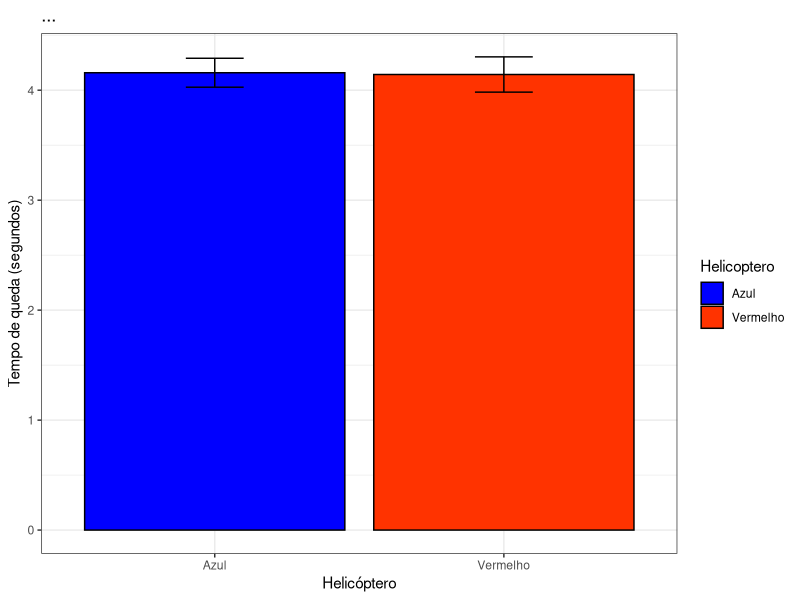
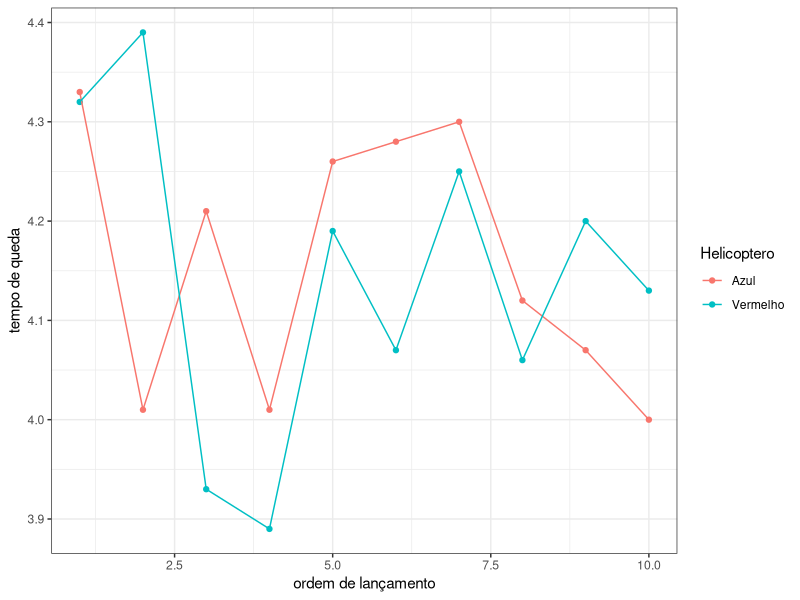
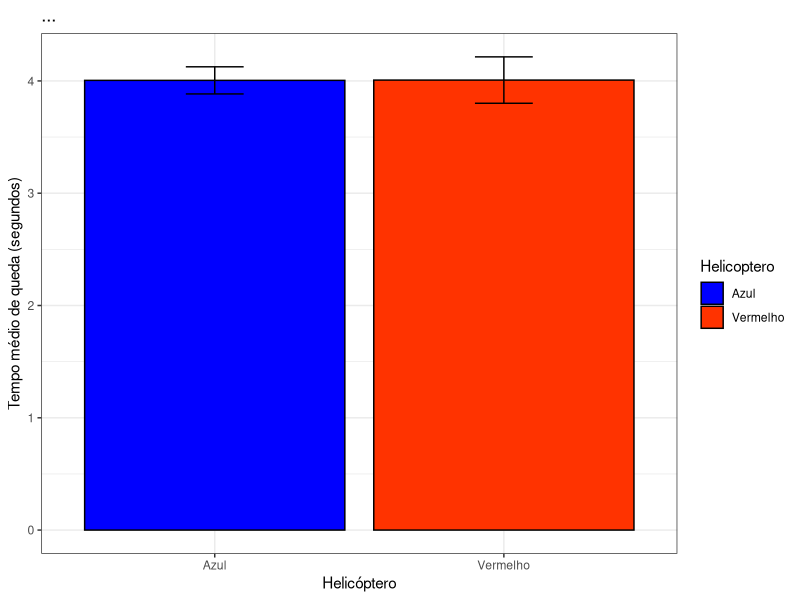

R code for these plots, in order:
## ---- chunk 1
knitr::opts_chunk$set(echo = TRUE)
## ---- chunk 2
library(tidyverse)
library(tidyr)
library(dplyr)
library(ggplot2)
library(readxl)
library(magrittr)
library(readr)
library(knitr)
## ---- chunk 3
exp1<- read_xlsx("helicopter.xlsx", sheet = "exp1")
str(exp1)
## ---- chunk 4
exp1 <- as.data.frame(exp1)
str(exp1)
## ---- chunk 5
head(exp1)
## ---- chunk 6
medidas.resumo <- exp1 %>% select(c(Helicoptero, Tmariana)) %>% group_by(Helicoptero) %>% summarise(Mediana = median(Tmariana), 
                                                                                                    Media = mean(Tmariana), 
                                                                                                    SD = sd(Tmariana),
                                                                                                    Min = min(Tmariana),
                                                                                                    Max= max(Tmariana),
                                                                                                    Coef.var = (SD/Media)*100)

kable(medidas.resumo, digits = 1, caption = "Tabela")
## ---- chunk 7
medidas.resumo %>% ggplot(aes(x=Helicoptero, y=Media, fill = Helicoptero)) + 
  geom_bar(stat="identity", color="black", position=position_dodge()) +
  geom_errorbar(aes(ymin=Media-SD, ymax=Media+SD), width=.2, position=position_dodge(.9), colour = "black")+
  labs(title="...", x="Helicóptero", y = "Tempo de queda (segundos)")+
  scale_fill_manual(values=c('#0000FF','#FF3300'))+
  theme_bw()
## ---- chunk 8
exp1$Ordem <- rep(1:10,2)
exp1 %>% ggplot(aes(x= Ordem, y = Tmariana, color = Helicoptero)) + geom_point()+
  geom_line()+
  labs(x = "ordem de lançamento", y = "tempo de queda")+
  theme_bw()
## ---- chunk 9
#Sim
## ---- chunk 10
vermelho.mariana <- exp1 %>% select(Helicoptero, Tmariana) %>% filter(Helicoptero == "Vermelho") 
shapiro.test(vermelho.mariana$Tmariana)
#nao rejeito HO

azul.mariana <- exp1 %>% select(Helicoptero, Tmariana) %>% filter(Helicoptero == "Azul") 
shapiro.test(azul.mariana$Tmariana)
#nao rejeito HO
## ---- chunk 11
library(car)
leveneTest(Tmariana ~ Helicoptero, exp1, center = mean)
#rejeito H0
## ---- chunk 12
t.test(vermelho.mariana$Tmariana, azul.mariana$Tmariana, alternative = "two.sided", var.equal = TRUE)
#não rejeito H0
## ---- chunk 13
exp2<- read_xlsx("helicopter.xlsx", sheet = "exp2")
str(exp2)
## ---- chunk 14
exp2 <- as.data.frame(exp2)
str(exp2)
## ---- chunk 15
head(exp2)
## ---- chunk 16
medidas.resumo2 <- exp2 %>% select(c(Helicoptero, Tmedio)) %>% group_by(Helicoptero) %>% summarise(Mediana = median(Tmedio), 
                                                                                                    Media = mean(Tmedio), 
                                                                                                    SD = sd(Tmedio),
                                                                                                    Min = min(Tmedio),
                                                                                                    Max= max(Tmedio),
                                                                                                    Coef.var = (SD/Media)*100)

kable(medidas.resumo2, digits = 1, caption = "Tabela")
## ---- chunk 17
medidas.resumo2 %>% ggplot(aes(x=Helicoptero, y=Media, fill = Helicoptero)) + 
  geom_bar(stat="identity", color="black", position=position_dodge()) +
  geom_errorbar(aes(ymin=Media-SD, ymax=Media+SD), width=.2, position=position_dodge(.9), colour = "black")+
  labs(title="...", x="Helicóptero", y = "Tempo médio de queda (segundos)")+
  scale_fill_manual(values=c('#0000FF','#FF3300'))+
  theme_bw()
## ---- chunk 18
#Sim
## ---- chunk 19
vermelho <- exp2 %>% select(Helicoptero, Tmedio) %>% filter(Helicoptero == "Vermelho")
shapiro.test(vermelho$Tmedio)
#nao rejeito HO

azul <- exp2 %>% select(Helicoptero, Tmedio) %>% filter(Helicoptero == "Azul") 
shapiro.test(azul$Tmedio)
#nao rejeito HO


## ---- chunk 20
library(car)
leveneTest(Tmedio ~ Helicoptero, exp2, center = mean)
#rejeito H0
## ---- chunk 21
t.test(vermelho$Tmedio, azul$Tmedio, alternative = "two.sided", var.equal = TRUE)
#não rejeito H0
